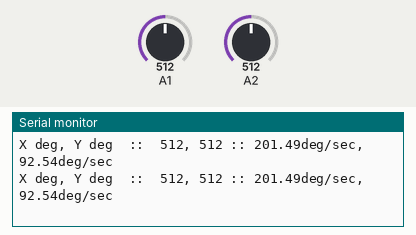
Recording of a sketch running on a simulated Arduino Uno, built with avr-gcc and run on an emulated ATmega328P. On the bench: the last lines printed to the serial monitor. Inputs (shaded band) come from the test bench; at power-on: A2 = 512, A1 = 512.

Above: at 2.7 s.
2.8 s: A2 set to 109
At 3.05 s:
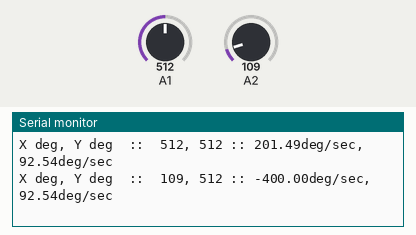
5.8 s: A2 set to 90
At 5.93 s:
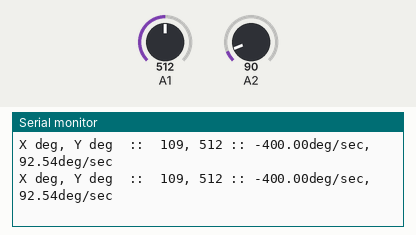
Timing chart, 0 to 8.8 s (numbered marks = the images above; inputs shaded):
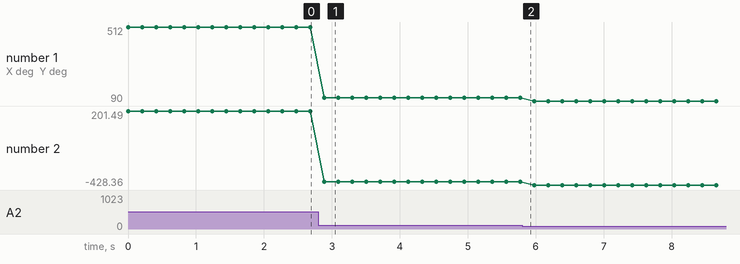

Measured:
- after the input at 2.8 s, the serial monitor: prints a new line after 0.09 s (image 1)
- plotted number 1: 512 → 109 after the input at 2.8 s, 109 → 90 after the input at 5.8 s
- plotted number 2: 201.49 → -400 after the input at 2.8 s, -400 → -428.36 after the input at 5.8 s

The sketch:

gyro.ino
```cpp
const int xRate = A2;
const int yRate = A1;

// initialize minimum and maximum Raw Ranges for each axis
int RawMin = 0;
int RawMax = 1023;

const int sampleSize = 10;

void setup() {
  analogReference(EXTERNAL);
  Serial.begin(9600);
}

void loop() {
  //Read raw values
  int xRawRate = ReadAxis(xRate);
  int yRawRate = ReadAxis(yRate);

//int xRawRate = analogRead(xRate);
//int yRawRate = analogRead(yRate);

  float vscale = 3300/1023;
  float ref_value = 1350/vscale;
  float refx = 377;

  long xratescale = xRawRate - refx;
  long yratescale = yRawRate - ref_value;

  //rescale deg/sec
  float xdeg = xratescale/0.67;
  float ydeg = yratescale/0.67;
  Serial.print("X deg, Y deg  ::  ");
  Serial.print(xRawRate);
  Serial.print(", ");
  Serial.print(yRawRate);
  Serial.print(" :: ");
  Serial.print(xdeg);
  Serial.print("deg/sec, ");
  Serial.print(ydeg);
  Serial.println("deg/sec");

  delay(200);
}

// Take samples and return the average
int ReadAxis(int axisPin)
{
  long reading = 0;
  analogRead(axisPin);
  delay(1);
  for (int i = 0; i < sampleSize; i++)
  {
  reading += analogRead(axisPin);
  }
  return reading/sampleSize;
}
```
